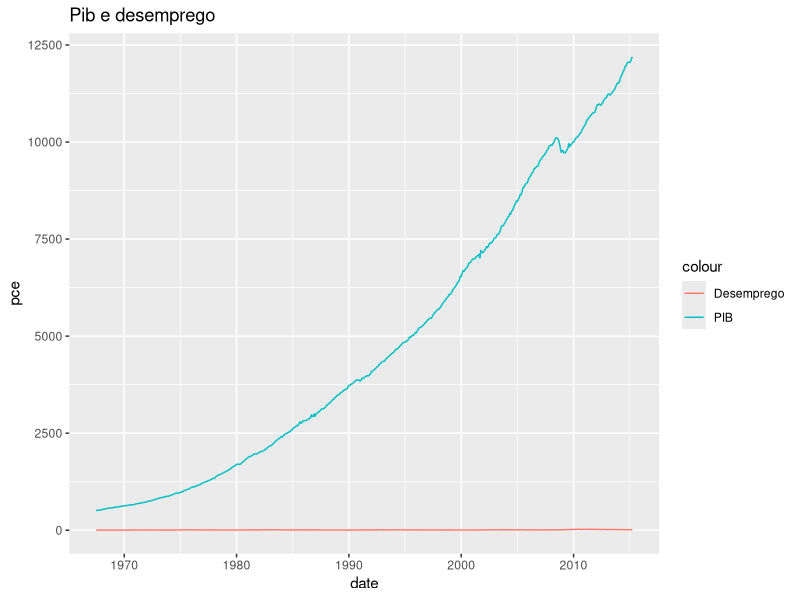
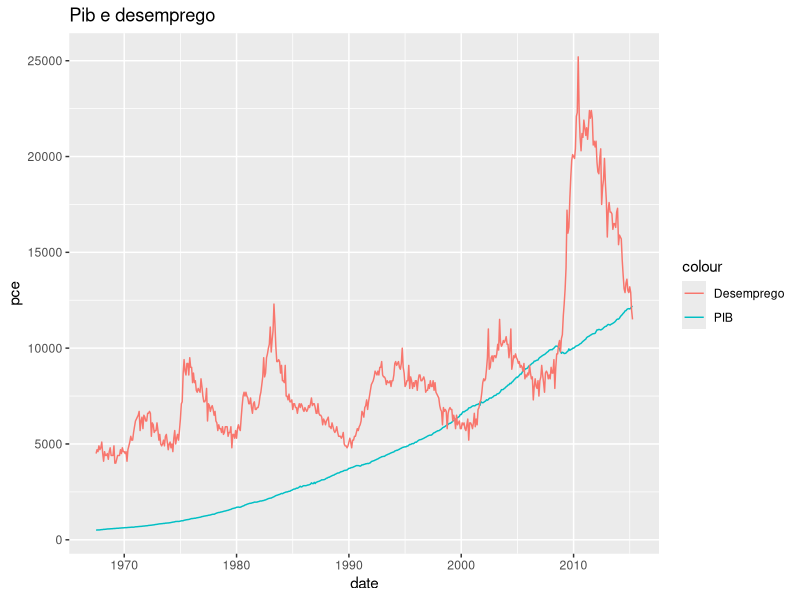
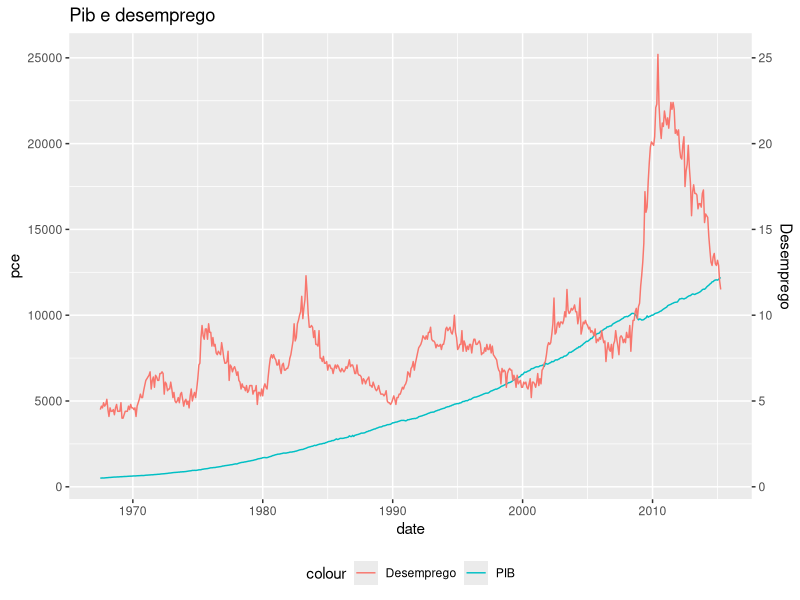

Reproduce these figures in R, in order. (Note: this script raises an error after producing the figures.)
#' Author: Bruno Tebaldi de Queiroz Barbosa
#'
#' Data: 2023-02-04
#'
#' Cria um grafico com dois eixos


# Setup -------------------------------------------------------------------

rm(list=ls())

library(ggplot2)

# Load database -----------------------------------------------------------

data(economics)

# Grafico dois eixos ------------------------------------------------------

ggplot(data = economics) +
  geom_line(aes(x=date, y=pce, colour= "PIB")) +
  geom_line(aes(x=date, y=uempmed, colour="Desemprego")) +
  labs(title = "Pib e desemprego")  

ggplot(economics) +
  geom_line(aes(x=date, y=pce, colour= "PIB")) +
  geom_line(aes(x=date, y=uempmed*1000, colour="Desemprego")) +
  labs(title = "Pib e desemprego")

ggplot(economics) +
  geom_line(aes(x=date, y=pce, colour= "PIB")) +
  geom_line(aes(x=date, y=uempmed*1000, colour="Desemprego")) +
  scale_y_continuous(sec.axis = sec_axis(~ . / 1000, name = "Desemprego") ) +
  labs(title = "Pib e desemprego") + theme(legend.position="bottom")


ggsave(filename = "./Graficos/Aula 1/14_doisEixos.png",units = "in",
       width = 8, height = 6,dpi = 100)
